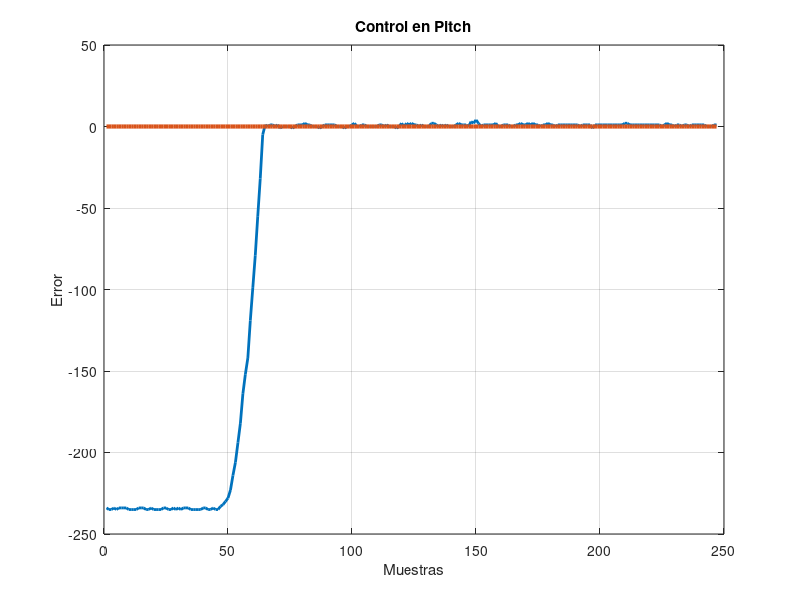

Write MATLAB code to recreate this figure. (Note: this script raises an error after producing the figure.)
clc;
clear all;
clf;
data = load('data9.txt');
x = zeros(size(data));
R = zeros(size(data));
for i = [1 : length(data)]
  x(i) = i;
endfor
plot(x,data,"linewidth", 2);
hold on;
plot(x,R,"linewidth", 3);
grid on;
xlabel ("Muestras");
ylabel ("Error");
title ("Control en Pitch");
h = legend ({"Control PI"}, "Referencia");
legend (h, "location", "northeastoutside");